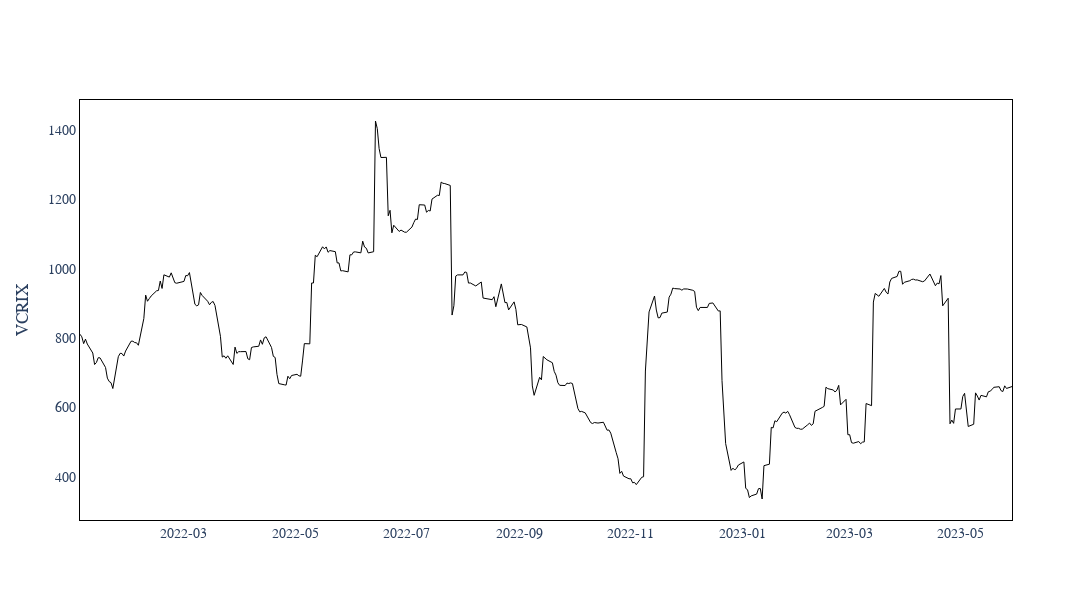

This figure's notebook cell:
### Code cell
fig = make_subplots(rows=1, cols=1, shared_xaxes=True, vertical_spacing=0)

fig.update_layout(
    height=600,
    width=1200,
    title='',
    showlegend=False,
    font=dict(family='Times New Roman', size=14),
    plot_bgcolor='rgba(0,0,0,0)',
    paper_bgcolor='rgba(0,0,0,0)',
)

    
fig.add_trace(go.Scatter(
    y=vcrix_df['vcrix'], 
    x=vcrix_df.index,
    line=dict(color='black', width=1),
    # mode='markers', marker_size=1,  
    ), row=1, col=1)


fig.update_xaxes(
    title='',
    tickformat='%Y-%m',  
    # dtick='M3',  
    showline=True,
    linewidth=1,
    linecolor='black',
    mirror=True,
    showgrid=False,
    row=1, col=1  
)

fig.update_yaxes(
    showticklabels=True,
    title='VCRIX',
    showline=True,
    linewidth=1,
    linecolor='black',
    mirror=True,
    showgrid=False,
)

fig.show()

### Figure 1 — Plotly figure (JSON) as saved in the notebook; plotly's stock layout.template omitted (floating-point values rounded to 4 significant figures; data arrays with more than 128 entries replaced by an {"elided": "..."} marker saying what was removed)
{"data": [{"line": {"color": "black", "width": 1}, "type": "scatter", "x": {"elided": "366 str values"}, "xaxis": "x", "y": {"elided": "366 float values"}, "yaxis": "y"}], "layout": {"font": {"family": "Times New Roman", "size": 14}, "height": 600, "paper_bgcolor": "rgba(0,0,0,0)", "plot_bgcolor": "rgba(0,0,0,0)", "showlegend": false, "title": {"text": ""}, "width": 1200, "xaxis": {"anchor": "y", "domain": [0, 1], "linecolor": "black", "linewidth": 1, "mirror": true, "showgrid": false, "showline": true, "tickformat": "%Y-%m", "title": {"text": ""}}, "yaxis": {"anchor": "x", "domain": [0, 1], "linecolor": "black", "linewidth": 1, "mirror": true, "showgrid": false, "showline": true, "showticklabels": true, "title": {"text": "VCRIX"}}}}
